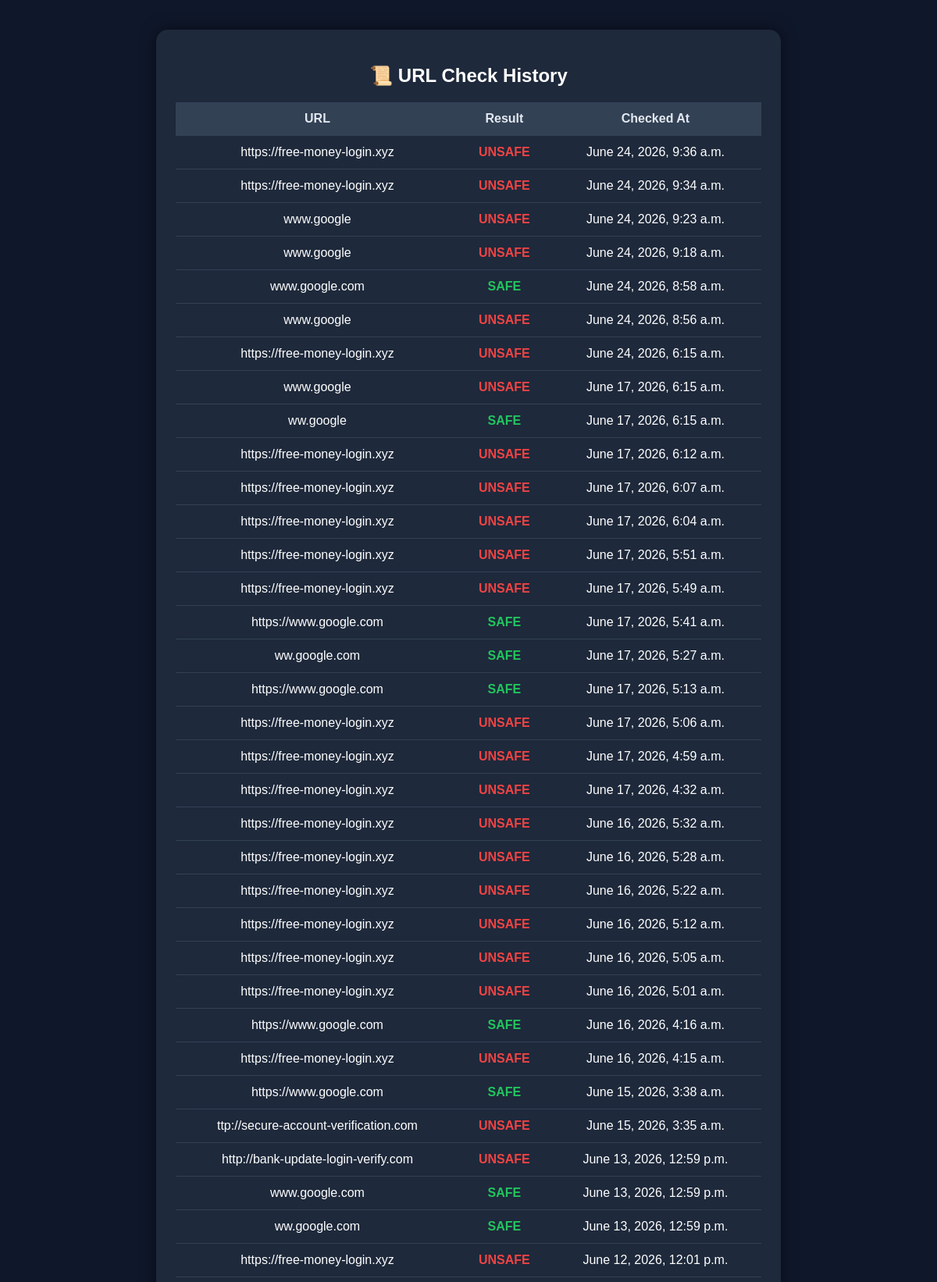
The page /history/ (upper part) on the database its author committed.
### urlchecker/models.py (models this page shows, shortened)
class URLCheck(models.Model):
    url = models.URLField()
    result = models.CharField(max_length=20)
    checked_at = models.DateTimeField(auto_now_add=True)
    is_reported = models.BooleanField(default=False)

### urlchecker/views.py (the view)
# urls.py: path('history/', views.history, name='history'),
def history(request):
    urls = URLCheck.objects.all().order_by('-checked_at')
    return render(request, "history.html", {
        "urls": urls
    })

### urlchecker/templates/history.html (shortened to what this page needs)
<div class="box">
<h2>📜 URL Check History</h2>
<table>
    <tr>
        <th>URL</th>
        <th>Result</th>
        <th>Checked At</th>
    </tr>
    {% for item in urls %}
    <tr>
        <td>{{ item.url }}</td>
        <td>
            {% if item.result == "Safe URL" %}
                <span class="safe">SAFE</span>
            {% else %}
                <span class="unsafe">UNSAFE</span>
            {% endif %}
        </td>
        <td>{{ item.checked_at }}</td>
    </tr>
    {% endfor %}
</table>
<br>
</div>

### urlchecker/templates/history.html (style rules this page uses)
.box { width: 750px; margin: auto; background: #1e293b; padding: 25px; border-radius: 15px; box-shadow: 0 0 20px rgba(0,0,0,0.5); }
h2 { margin-bottom: 20px; }
table { width: 100%; border-collapse: collapse; }
th, td { padding: 12px; border-bottom: 1px solid #334155; text-align: center; }
th { background: #334155; color: #e2e8f0; }
.safe { color: #22c55e; font-weight: bold; }
.unsafe { color: #ef4444; font-weight: bold; }

### rows shown on the page
URLCheck: url "https://free-money-login.xyz", result "UNSAFE", checked_at "June 24, 2026, 9:36 a.m."
URLCheck: url "https://free-money-login.xyz", result "UNSAFE", checked_at "June 24, 2026, 9:34 a.m."
URLCheck: url "www.google", result "UNSAFE", checked_at "June 24, 2026, 9:23 a.m."
URLCheck: url "www.google", result "UNSAFE", checked_at "June 24, 2026, 9:18 a.m."
URLCheck: url "www.google.com", result "SAFE", checked_at "June 24, 2026, 8:58 a.m."
URLCheck: url "www.google", result "UNSAFE", checked_at "June 24, 2026, 8:56 a.m."
URLCheck: url "https://free-money-login.xyz", result "UNSAFE", checked_at "June 24, 2026, 6:15 a.m."
URLCheck: url "www.google", result "UNSAFE", checked_at "June 17, 2026, 6:15 a.m."
URLCheck: url "ww.google", result "SAFE", checked_at "June 17, 2026, 6:15 a.m."
URLCheck: url "https://free-money-login.xyz", result "UNSAFE", checked_at "June 17, 2026, 6:12 a.m."
URLCheck: url "https://free-money-login.xyz", result "UNSAFE", checked_at "June 17, 2026, 6:07 a.m."
URLCheck: url "https://free-money-login.xyz", result "UNSAFE", checked_at "June 17, 2026, 6:04 a.m."
URLCheck: url "https://free-money-login.xyz", result "UNSAFE", checked_at "June 17, 2026, 5:51 a.m."
URLCheck: url "https://free-money-login.xyz", result "UNSAFE", checked_at "June 17, 2026, 5:49 a.m."
URLCheck: url "https://www.google.com", result "SAFE", checked_at "June 17, 2026, 5:41 a.m."
URLCheck: url "ww.google.com", result "SAFE", checked_at "June 17, 2026, 5:27 a.m."
URLCheck: url "https://www.google.com", result "SAFE", checked_at "June 17, 2026, 5:13 a.m."
URLCheck: url "https://free-money-login.xyz", result "UNSAFE", checked_at "June 17, 2026, 5:06 a.m."
URLCheck: url "https://free-money-login.xyz", result "UNSAFE", checked_at "June 17, 2026, 4:59 a.m."
URLCheck: url "https://free-money-login.xyz", result "UNSAFE", checked_at "June 17, 2026, 4:32 a.m."
URLCheck: url "https://free-money-login.xyz", result "UNSAFE", checked_at "June 16, 2026, 5:32 a.m."
URLCheck: url "https://free-money-login.xyz", result "UNSAFE", checked_at "June 16, 2026, 5:28 a.m."
URLCheck: url "https://free-money-login.xyz", result "UNSAFE", checked_at "June 16, 2026, 5:22 a.m."
URLCheck: url "https://free-money-login.xyz", result "UNSAFE", checked_at "June 16, 2026, 5:12 a.m."
URLCheck: url "https://free-money-login.xyz", result "UNSAFE", checked_at "June 16, 2026, 5:05 a.m."
URLCheck: url "https://free-money-login.xyz", result "UNSAFE", checked_at "June 16, 2026, 5:01 a.m."
URLCheck: url "https://www.google.com", result "SAFE", checked_at "June 16, 2026, 4:16 a.m."
URLCheck: url "https://free-money-login.xyz", result "UNSAFE", checked_at "June 16, 2026, 4:15 a.m."
URLCheck: url "https://www.google.com", result "SAFE", checked_at "June 15, 2026, 3:38 a.m."
URLCheck: url "ttp://secure-account-verification.com", result "UNSAFE", checked_at "June 15, 2026, 3:35 a.m."
URLCheck: url "http://bank-update-login-verify.com", result "UNSAFE", checked_at "June 13, 2026, 12:59 p.m."
URLCheck: url "www.google.com", result "SAFE", checked_at "June 13, 2026, 12:59 p.m."
URLCheck: url "ww.google.com", result "SAFE", checked_at "June 13, 2026, 12:59 p.m."
URLCheck: url "https://free-money-login.xyz", result "UNSAFE", checked_at "June 12, 2026, 12:01 p.m."
